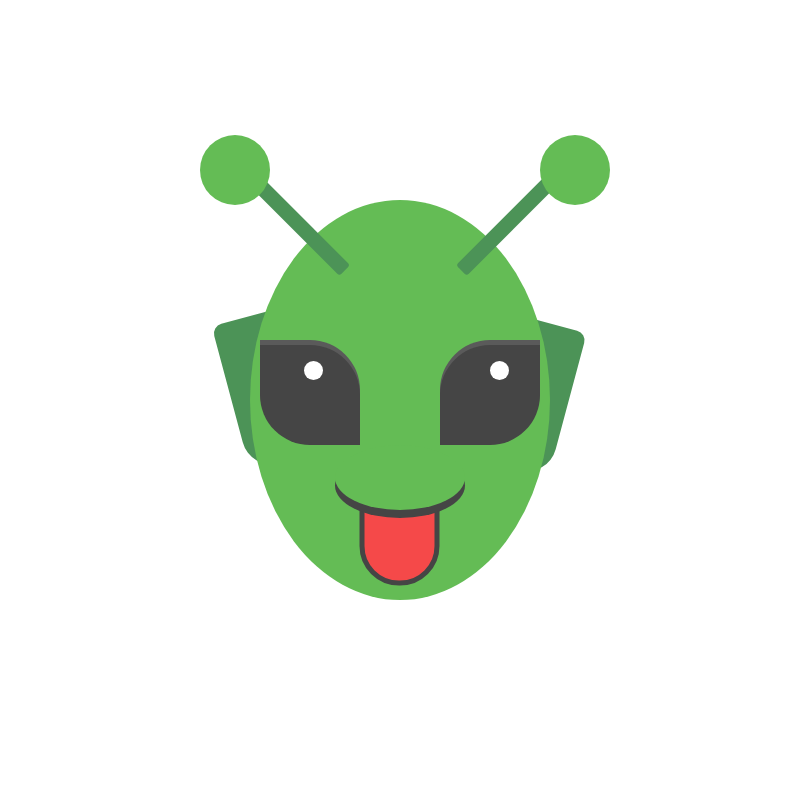
Frame 1 (no input)
Frame 60 (no input): identical to frame 1, image omitted
Frame 120 (the mouse pressed at the canvas centre since frame 60): identical to frame 1, image omitted

The p5.js sketch that drew this single still picture (run headless with seeded random() and noise() and a simulated clock; from frame 60 on, the mouse is pressed at the canvas centre):

// p5.js sketch
// ── sketch.js
function setup() {
  createCanvas(800, 800);
}

function draw() {
  noStroke();
  background(255);
  angleMode(DEGREES);
  ellipseMode(CORNER);
  rectMode(CORNER);
  //EarL
  fill(76, 147, 87);
  push();
  rotate(-15);
  rect(120, 370, 90, 150, 10, 30, 10, 30);
  pop();
  //EarR
  fill(76, 147, 87);
  push();
  rotate(15);
  rect(563, 170, 90, 150, 30, 10, 30, 30);
  pop();
  //Base
  fill(100, 188, 85);
  ellipse(250, 200, 300, 400);
  //eyesLD
  fill(90, 90, 90);
  rect(260, 340, 100, 100, 0, 80, 0, 80);
  //eyesL
  fill(69, 69, 69);
  rect(260, 345, 100, 100, 0, 80, 0, 80);
  //eyesHL
  fill(255, 255, 255);
  ellipse(304, 361, 19, 19);
  //eyesRD
  fill(90, 90, 90);
  rect(440, 340, 100, 100, 80, 0, 80, 0);
  //eyesR
  fill(69, 69, 69);
  rect(440, 345, 100, 100, 80, 0, 80, 0);
  //eyesHR
  fill(255, 255, 255);
  ellipse(490, 361, 19, 19);
  //tongue
  fill(245, 73, 73);
  push();
  stroke(69, 69, 69);
  strokeWeight(5);
  rect(362, 509, 75, 74, 0, 0, 40, 40);
  pop();
  //mouth
  fill(69, 69, 69);
  ellipse(335, 453, 130, 65);
  //mouthcover
  fill(100, 188, 85);
  ellipse(335, 445, 130, 65);
  //antennaL
  fill(76, 147, 87);
  push();
  rotate(-45);
  rect(45, 285, 15, 150, 0, 0, 3, 3);
  pop();
  //ballL
  fill(100, 188, 85);
  ellipse(200, 135, 70, 70);
  //antennaR
  push();
  rotate(45);
  fill(76, 147, 87);
  rect(510, -285, 15, 150, 0, 0, 3, 3);
  pop();
  //ballR
  fill(100, 188, 85);
  ellipse(540, 135, 70, 70);
}
